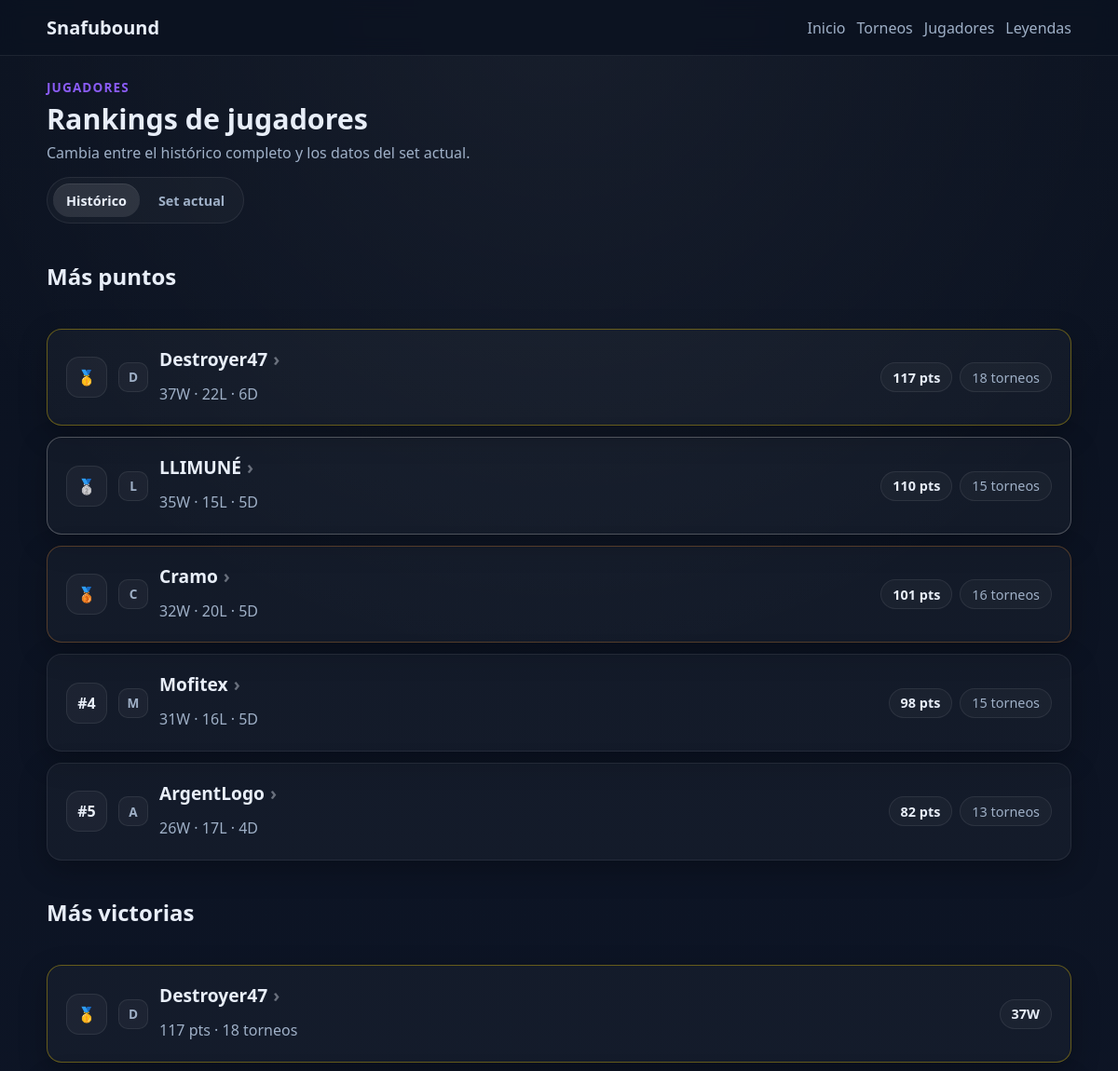
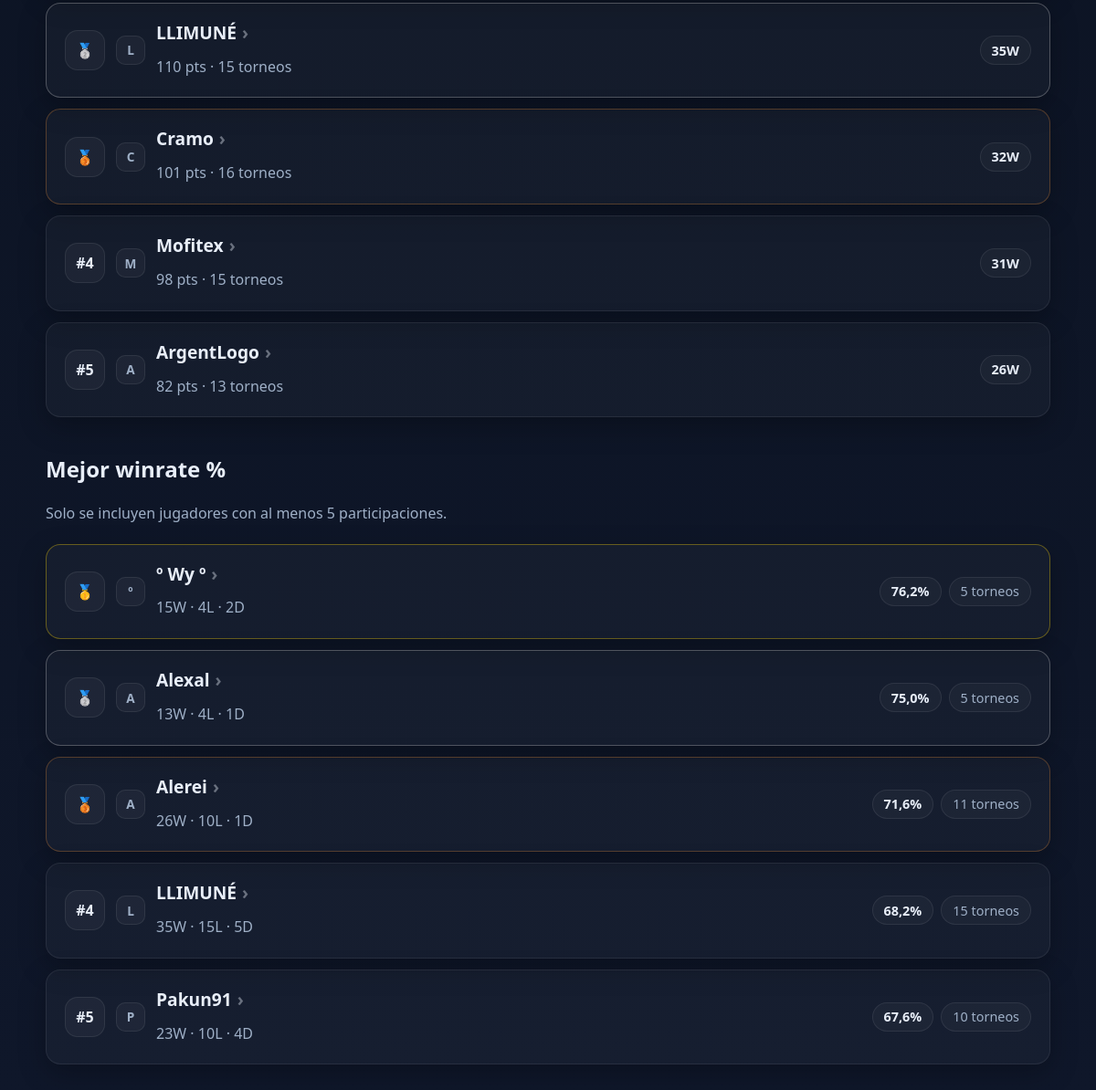
Screenshot of /players/ with the database file from the repository (2 pictures, top to bottom).
### users/models.py (models this page shows, shortened)
class Player(models.Model):
    display_name = models.CharField("Nombre visible", max_length=80)
    slug = models.SlugField("Slug", max_length=100, unique=True)
    external_id = models.CharField(
        "ID externo",
        max_length=100,
        blank=True,
        null=True,
        db_index=True,
    )
    avatar = models.ImageField(
        "Avatar",
        upload_to="players/avatars/",
        blank=True,
        null=True,
    )
    is_active = models.BooleanField("Activo", default=True)
    created_at = models.DateTimeField("Creado", auto_now_add=True)
    updated_at = models.DateTimeField("Actualizado", auto_now=True)
    class Meta:
        verbose_name = "Jugador"
        verbose_name_plural = "Jugadores"
        ordering = ["display_name"]

### users/views.py (the view)
# urls.py: path("", views.player_list, name="player_list"),
def player_list(request):
    scope = request.GET.get("scope", "all")
    if scope not in {"all", "set"}:
        scope = "all"
    current_set = Set.objects.filter(is_active=True).first()
    entries = (
        TournamentEntry.objects.select_related("player", "tournament", "legend", "tournament__set")
        .filter(tournament__status="finished")
    )
    if scope == "set" and current_set:
        entries = entries.filter(tournament__set=current_set)
    rankings = _build_player_rankings(entries)
    context = {
        "ranking_points": rankings["ranking_points"],
        "ranking_wins": rankings["ranking_wins"],
        "ranking_winrate": rankings["ranking_winrate"],
        "scope": scope,
        "current_set": current_set,
        "min_tournaments_for_winrate_ranking": MIN_TOURNAMENTS_FOR_WINRATE_RANKING,
    }
    return render(request, "users/player_list.html", context)

### users/templates/users/player_list.html (shortened to what this page needs)
{% extends "core/base.html" %}
{% block content %}
<section class="page-section">
  <div class="page-heading">
    <p class="eyebrow">Jugadores</p>
    <h1>Rankings de jugadores</h1>
    <p class="section-text">
      Cambia entre el histórico completo y los datos del set actual.
    </p>
    <div class="scope-switch">
      <a
        href="?scope=all"
        class="scope-switch__button {% if scope == 'all' %}scope-switch__button--active{% endif %}"
      >
        Histórico
      </a>
      {% if current_set %}
        <a
          href="?scope=set"
          class="scope-switch__button {% if scope == 'set' %}scope-switch__button--active{% endif %}"
        >
          Set actual
        </a>
      {% endif %}
    </div>
  </div>
  <section class="page-section">
    <div class="page-heading">
      <h2>Más puntos</h2>
    </div>
    <div class="standings-list">
      {% for player in ranking_points %}
        <a
          href="{% url 'player_detail' player.player__slug %}"
          class="card standings-row standings-link {% if forloop.counter <= 3 %}standings-row--top{{ forloop.counter }}{% endif %}"
          aria-label="Ver jugador {{ player.player__display_name }}"
        >
          <div class="standings-main">
            <div class="standings-rank">
              {% if forloop.counter == 1 %}
                🥇
              {% elif forloop.counter == 2 %}
                🥈
              {% elif forloop.counter == 3 %}
                🥉
              {% else %}
                #{{ forloop.counter }}
              {% endif %}
            </div>
            <div class="media-object">
              {% if player.player__avatar %}
                <img
                  src="{{ MEDIA_URL }}{{ player.player__avatar }}"
                  alt="{{ player.player__display_name }}"
                  class="avatar avatar--sm"
                >
              {% else %}
                <div class="media-fallback media-fallback--sm">
                  {{ player.player__display_name|slice:":1"|upper }}
                </div>
              {% endif %}
              <div>
                <h3 class="card-title">{{ player.player__display_name }}</h3>
                <p class="section-text">
                  {{ player.total_wins }}W · {{ player.total_losses }}L · {{ player.total_draws }}D
                </p>
              </div>
            </div>
          </div>
          <div class="meta-list">
            <span class="meta-pill meta-pill--strong">{{ player.total_points }} pts</span>
            <span class="meta-pill">{{ player.total_tournaments }} torneos</span>
          </div>
        </a>
      {% empty %}
        <div class="card">
          <p>No hay datos suficientes para este ranking.</p>
        </div>
      {% endfor %}
    </div>
  </section>
  <section class="page-section">
    <div class="page-heading">
      <h2>Más victorias</h2>
    </div>
    <div class="standings-list">
      {% for player in ranking_wins %}
        <a
          href="{% url 'player_detail' player.player__slug %}"
          class="card standings-row standings-link {% if forloop.counter <= 3 %}standings-row--top{{ forloop.counter }}{% endif %}"
          aria-label="Ver jugador {{ player.player__display_name }}"
        >
          <div class="standings-main">
            <div class="standings-rank">
              {% if forloop.counter == 1 %}
                🥇
              {% elif forloop.counter == 2 %}
                🥈
              {% elif forloop.counter == 3 %}
                🥉
              {% else %}
                #{{ forloop.counter }}
              {% endif %}
            </div>
            <div class="media-object">
              {% if player.player__avatar %}
                <img
                  src="{{ MEDIA_URL }}{{ player.player__avatar }}"
                  alt="{{ player.player__display_name }}"
                  class="avatar avatar--sm"
                >
              {% else %}
                <div class="media-fallback media-fallback--sm">
                  {{ player.player__display_name|slice:":1"|upper }}
                </div>
              {% endif %}
              <div>
                <h3 class="card-title">{{ player.player__display_name }}</h3>
                <p class="section-text">
                  {{ player.total_points }} pts · {{ player.total_tournaments }} torneos
                </p>
              </div>
            </div>
          </div>
          <div class="meta-list">
            <span class="meta-pill meta-pill--strong">{{ player.total_wins }}W</span>
          </div>
        </a>
      {% empty %}
        <div class="card">
          <p>No hay datos suficientes para este ranking.</p>
        </div>
      {% endfor %}
    </div>
  </section>
  <section class="page-section">
    <div class="page-heading">
      <h2>Mejor winrate %</h2>
      <p class="section-text section-text--compact">
        Solo se incluyen jugadores con al menos {{ min_tournaments_for_winrate_ranking }} participaciones.
      </p>
    </div>
    <div class="standings-list">
      {% for player in ranking_winrate %}
        <a
          href="{% url 'player_detail' player.player__slug %}"
          class="card standings-row standings-link {% if forloop.counter <= 3 %}standings-row--top{{ forloop.counter }}{% endif %}"
          aria-label="Ver jugador {{ player.player__display_name }}"
        >
          <div class="standings-main">
            <div class="standings-rank">
              {% if forloop.counter == 1 %}
                🥇
              {% elif forloop.counter == 2 %}
                🥈
              {% elif forloop.counter == 3 %}
                🥉
              {% else %}
                #{{ forloop.counter }}
              {% endif %}
            </div>
            <div class="media-object">
              {% if player.player__avatar %}
                <img
                  src="{{ MEDIA_URL }}{{ player.player__avatar }}"
                  alt="{{ player.player__display_name }}"
                  class="avatar avatar--sm"
                >
              {% else %}
                <div class="media-fallback media-fallback--sm">
                  {{ player.player__display_name|slice:":1"|upper }}
                </div>
              {% endif %}
              <div>
                <h3 class="card-title">{{ player.player__display_name }}</h3>
                <p class="section-text">
                  {{ player.total_wins }}W · {{ player.total_losses }}L · {{ player.total_draws }}D
                </p>
              </div>
            </div>
          </div>
          <div class="meta-list">
            <span class="meta-pill meta-pill--strong">{{ player.winrate|floatformat:1 }}%</span>
            <span class="meta-pill">{{ player.total_tournaments }} torneos</span>
          </div>
        </a>
      {% empty %}
        <div class="card">
          <p>No hay suficientes jugadores con al menos {{ min_tournaments_for_winrate_ranking }} participaciones.</p>
        </div>
      {% endfor %}
    </div>
  </section>
</section>
{% endblock %}

### core/static/css/app.css (style rules this page uses)
:root { --bg: #0b1220; --bg-soft: #111a2b; --card: #162033; --text: #e8eef8; --muted: #9fb0c7; --border: rgba(255, 255, 255, 0.08); --accent: #8b5cf6; --radius: 16px; --shadow: 0 10px 30px rgba(0, 0, 0, 0.25); --max-width: 1100px; }
* { box-sizing: border-box; }
html { font-size: 16px; }
body { margin: 0; font-family: system-ui, -apple-system, Segoe UI, Roboto, Arial, sans-serif; background: radial-gradient(circle at top, rgba(255, 255, 255, 0.05), transparent 30%), linear-gradient(180deg, #0b1220 0%, #0f172a 100%); color: var(--text); min-height: 100vh; }
a { color: inherit; text-decoration: none; }
.eyebrow { margin: 0 0 8px; font-size: 0.85rem; color: var(--accent); font-weight: 700; text-transform: uppercase; letter-spacing: 0.08em; }
.page-section { display: grid; gap: 20px; }
.page-heading h1 { margin: 0 0 8px; font-size: 1.9rem; line-height: 1.1; }
.section-text { margin: 0; color: var(--muted); line-height: 1.6; }
.card { background: rgba(255, 255, 255, 0.03); border: 1px solid var(--border); border-radius: var(--radius); box-shadow: var(--shadow); padding: 20px; }
.card-title { margin: 0 0 12px; font-size: 1.2rem; line-height: 1.3; }
.meta-list { display: flex; flex-wrap: wrap; gap: 8px; }
.meta-pill { display: inline-flex; align-items: center; min-height: 32px; padding: 0 12px; border-radius: 999px; border: 1px solid var(--border); color: var(--muted); font-size: 0.9rem; background: rgba(255, 255, 255, 0.03); }
.standings-list { display: grid; gap: 12px; }
.standings-row { display: grid; gap: 12px; }
@media (min-width: 640px) { .standings-row { grid-template-columns: 1fr auto; align-items: center; } }
.standings-main { display: grid; grid-template-columns: auto 1fr; gap: 12px; align-items: center; min-width: 0; }
.standings-rank { display: inline-flex; align-items: center; justify-content: center; min-width: 44px; min-height: 44px; padding: 0 10px; border-radius: 14px; border: 1px solid var(--border); background: rgba(255, 255, 255, 0.04); font-weight: 700; font-size: 1rem; }
.meta-pill--strong { color: var(--text); font-weight: 700; }
.standings-row--top1 { border-color: rgba(255, 215, 0, 0.35); }
.standings-row--top2 { border-color: rgba(192, 192, 192, 0.35); }
.standings-row--top3 { border-color: rgba(205, 127, 50, 0.35); }
.card-link, .standings-link { position: relative; display: grid; gap: 12px; cursor: pointer; overflow: hidden; transition: transform 0.15s ease, border-color 0.15s ease, box-shadow 0.15s ease; }
.card-link::after, .standings-link::after { content: ""; position: absolute; inset: 0; border-radius: inherit; background: radial-gradient( circle at 50% 0%, rgba(139, 92, 246, 0.15), transparent 60% ); opacity: 0; transition: opacity 0.2s ease; pointer-events: none; }
.card-link .card-title::after, .standings-link .card-title::after { content: "›"; margin-left: 6px; opacity: 0.4; transition: transform 0.15s ease, opacity 0.15s ease; }
@media (min-width: 640px) { .standings-link { grid-template-columns: 1fr auto; align-items: center; } }
.media-object { display: grid; grid-template-columns: auto 1fr; gap: 12px; align-items: center; min-width: 0; }
.media-fallback { display: inline-flex; align-items: center; justify-content: center; width: 44px; height: 44px; border-radius: 12px; border: 1px solid var(--border); background: rgba(255, 255, 255, 0.04); color: var(--muted); font-weight: 700; line-height: 1; flex-shrink: 0; }
.media-fallback--sm { width: 32px; height: 32px; border-radius: 10px; font-size: 0.85rem; }
.match-player .card-title, .match-player .section-text, .standings-main .card-title, .standings-main .section-text, .media-object .card-title, .media-object .section-text { min-width: 0; }
.scope-switch { display: inline-flex; align-items: center; gap: 6px; padding: 6px; border-radius: 999px; border: 1px solid var(--border); background: rgba(255, 255, 255, 0.03); margin-top: 12px; }
.scope-switch__button { display: inline-flex; align-items: center; justify-content: center; min-height: 36px; padding: 0 14px; border-radius: 999px; color: var(--muted); text-decoration: none; font-weight: 600; font-size: 0.9rem; transition: background 0.15s ease, color 0.15s ease, transform 0.15s ease; }
.scope-switch__button--active { color: var(--text); background: rgba(255, 255, 255, 0.10); box-shadow: inset 0 1px 0 rgba(255, 255, 255, 0.08); }
.section-text--compact { margin-top: 10px; }

### rows the page displays
Player: player__display_name "D", player__display_name "Destroyer47", total_points "117", total_tournaments "18", total_wins "37"
Player: player__display_name "L", player__display_name "LLIMUNÉ", total_points "110", total_tournaments "15", total_wins "35"
Player: player__display_name "C", player__display_name "Cramo", total_points "101", total_tournaments "16", total_wins "32"
Player: player__display_name "M", player__display_name "Mofitex", total_points "98", total_tournaments "15", total_wins "31"
Player: player__display_name "A", player__display_name "ArgentLogo", total_points "82", total_tournaments "13", total_wins "26"
Player: player__display_name "A", player__display_name "Alerei", total_wins "26", total_losses "10", total_draws "1", winrate "71,6", total_tournaments "11"

### other values shown
{{ player.player__display_name|slice:":1"|upper }} "D" "L" "C" "M" "A"
{{ player.player__display_name }} "Destroyer47" "LLIMUNÉ" "Cramo" "Mofitex" "ArgentLogo"
{{ player.total_wins }} "37" "35" "32" "31" "26"
{{ player.total_losses }} "22" "15" "20" "16" "17"
{{ player.total_draws }} "6" "5" "5" "5" "4"
{{ player.total_points }} "117" "110" "101" "98" "82"
{{ player.total_tournaments }} "18" "15" "16" "15" "13"
{{ min_tournaments_for_winrate_ranking }} "5"
{{ player.player__display_name|slice:":1"|upper }} "º" "A" "L" "P"
{{ player.player__display_name }} "º Wy º" "Alexal" "LLIMUNÉ" "Pakun91"
{{ player.total_wins }} "15" "13" "35" "23"
{{ player.total_losses }} "4" "4" "15" "10"
{{ player.total_draws }} "2" "1" "5" "4"
{{ player.winrate|floatformat:1 }} "76,2" "75,0" "68,2" "67,6"
{{ player.total_tournaments }} "5" "5" "15" "10"
